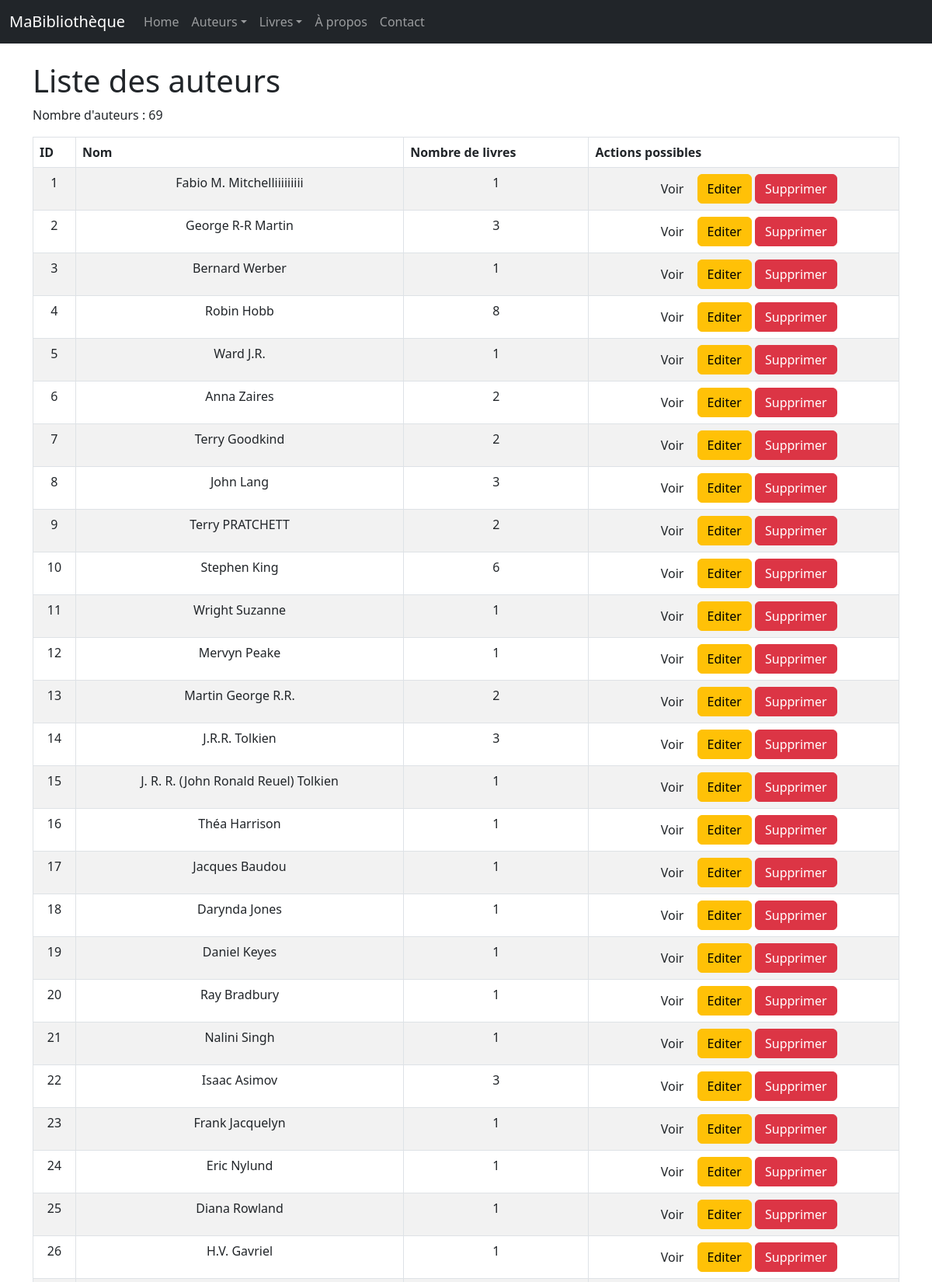
The page /auteurs/ (upper part) on the database its author committed.
### monApp/models.py (models this page shows, shortened)
class Auteur(db.Model):
    idA = db.Column(db.Integer,primary_key=True)
    Nom = db.Column(db.String(100))

### monApp/views.py (the view)
@app.route('/auteurs/')
def getAuteurs():
    lesAuteurs = Auteur.query.all()
    return render_template('auteurs_list.html', title="R3.01 Dev Web avec Flask", auteurs=lesAuteurs)

### monApp/templates/auteurs_list.html (shortened to what this page needs)
{% extends "base.html" %}
{% block main %}
    <h1>Liste des auteurs</h1>
    <p>Nombre d'auteurs : {{ auteurs|length }}</p>
    <table class="table table-striped table-bordered table-hover">
        <thead>
            <tr>
                    <th>ID</th>
                    <th>Nom</th>
                    <th>Nombre de livres</th>
                    <th>Actions possibles</th>
            </tr>
        </thead>
        <tbody>
        {% for unAuteur in auteurs %}
            <tr>
                    <td>{{ unAuteur.idA }}</td>
                    <td>{{ unAuteur.Nom }}</td>
                    <td>{{ unAuteur.livres.count() }}</td>
                    <td><div class="task-controls">
                        <a href="{{url_for('viewAuteur',idA=unAuteur.idA)}}" class="btn btn-nfo">
                        Voir </a>
                        <a href="{{url_for('updateAuteur',idA=unAuteur.idA)}}" class="btn btn-warning">
                        Editer </a>
                        <a href="{{ url_for('deleteAuteur', idA=unAuteur.idA) }}" class="btn btn-danger">
                        Supprimer </a>
                        </div>
                    </td>
            </tr>
        {% endfor %}
        </tbody>
    </table>
{% endblock %}

### monApp/static/style.css (style rules this page uses)
body { font-family: sans-serif; }
h1 { color :red; }
td, th { padding: 0.5em; text-align: center; border-collapse:initial; border: thin solid black; }

### rows shown on the page
Auteur: idA "1", Nom "Fabio M. Mitchelliiiiiiiii", livres.count "1"
Auteur: idA "2", Nom "George R-R Martin", livres.count "3"
Auteur: idA "3", Nom "Bernard Werber", livres.count "1"
Auteur: idA "4", Nom "Robin Hobb", livres.count "8"
Auteur: idA "5", Nom "Ward J.R.", livres.count "1"
Auteur: idA "6", Nom "Anna Zaires", livres.count "2"
Auteur: idA "7", Nom "Terry Goodkind", livres.count "2"
Auteur: idA "8", Nom "John Lang", livres.count "3"
Auteur: idA "9", Nom "Terry PRATCHETT", livres.count "2"
Auteur: idA "10", Nom "Stephen King", livres.count "6"
Auteur: idA "11", Nom "Wright Suzanne", livres.count "1"
Auteur: idA "12", Nom "Mervyn Peake", livres.count "1"
Auteur: idA "13", Nom "Martin George R.R.", livres.count "2"
Auteur: idA "14", Nom "J.R.R. Tolkien", livres.count "3"
Auteur: idA "15", Nom "J. R. R. (John Ronald Reuel) Tolkien", livres.count "1"
Auteur: idA "16", Nom "Théa Harrison", livres.count "1"
Auteur: idA "17", Nom "Jacques Baudou", livres.count "1"
Auteur: idA "18", Nom "Darynda Jones", livres.count "1"
Auteur: idA "19", Nom "Daniel Keyes", livres.count "1"
Auteur: idA "20", Nom "Ray Bradbury", livres.count "1"
Auteur: idA "21", Nom "Nalini Singh", livres.count "1"
Auteur: idA "22", Nom "Isaac Asimov", livres.count "3"
Auteur: idA "23", Nom "Frank Jacquelyn", livres.count "1"
Auteur: idA "24", Nom "Eric Nylund", livres.count "1"
Auteur: idA "25", Nom "Diana Rowland", livres.count "1"
Auteur: idA "26", Nom "H.V. Gavriel", livres.count "1"

### other values the page prints
{{ auteurs|length }} "69"
